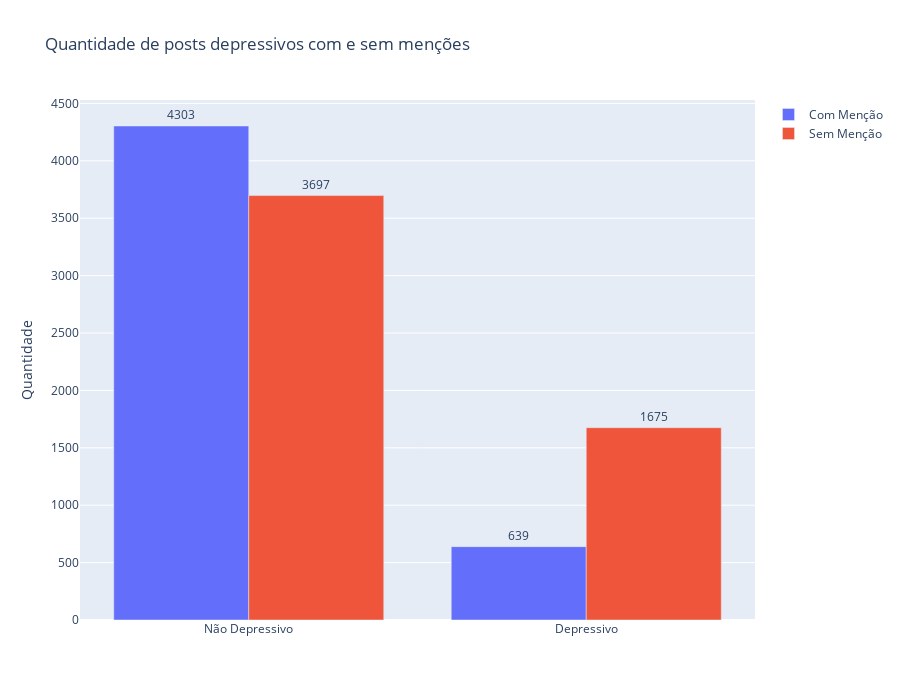

Notebook source saved alongside this figure:
### Code cell
mencao = dados[['index','label','mencao']].groupby(['label','mencao']).count().reset_index()

labels = mencao['label'].unique()

fig = go.Figure(data=[
    go.Bar(name='Com Menção', x=labels, y=mencao[mencao['mencao']==True]['index'],
           text=mencao[mencao['mencao']==True]['index'], textposition='outside'),
    go.Bar(name='Sem Menção', x=labels, y=mencao[mencao['mencao']==False]['index'],
           text=mencao[mencao['mencao']==False]['index'], textposition='outside')
])

fig.update_layout(
    title='Quantidade de posts depressivos com e sem menções',
    yaxis_title='Quantidade',
    xaxis = dict(
        tickvals = ['0','1'],
        ticktext = ['Não Depressivo','Depressivo']),
    width = 900,
    height = 700
)

fig.show()

### Figure 1 — Plotly figure (JSON) as saved in the notebook; plotly's stock layout.template omitted (floating-point values rounded to 4 significant figures)
{"data": [{"name": "Com Menção", "text": [4303, 639], "textposition": "outside", "type": "bar", "x": [0, 1], "y": [4303, 639]}, {"name": "Sem Menção", "text": [3697, 1675], "textposition": "outside", "type": "bar", "x": [0, 1], "y": [3697, 1675]}], "layout": {"height": 700, "title": {"text": "Quantidade de posts depressivos com e sem menções"}, "width": 900, "xaxis": {"ticktext": ["Não Depressivo", "Depressivo"], "tickvals": ["0", "1"]}, "yaxis": {"title": {"text": "Quantidade"}}}}
